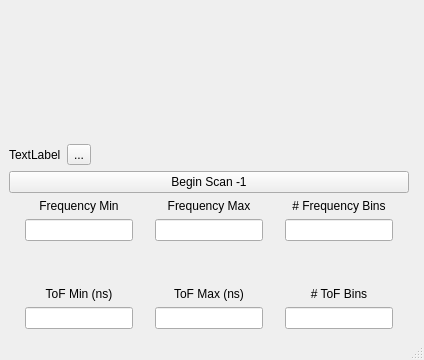
<?xml version="1.0" encoding="UTF-8"?>
<ui version="4.0">
 <class>MainWindow</class>
 <widget class="QMainWindow" name="MainWindow">
  <property name="geometry">
   <rect>
    <x>0</x>
    <y>0</y>
    <width>424</width>
    <height>360</height>
   </rect>
  </property>
  <property name="windowTitle">
   <string>MainWindow</string>
  </property>
  <widget class="QWidget" name="centralwidget">
   <property name="autoFillBackground">
    <bool>true</bool>
   </property>
   <layout class="QGridLayout" name="gridLayout_2">
    <item row="2" column="0">
     <layout class="QVBoxLayout" name="verticalLayout">
      <item>
       <layout class="QHBoxLayout" name="horizontalLayout_2">
        <item>
         <widget class="QLabel" name="label_2">
          <property name="text">
           <string>TextLabel</string>
          </property>
         </widget>
        </item>
        <item>
         <widget class="QToolButton" name="toolButton">
          <property name="text">
           <string>...</string>
          </property>
         </widget>
        </item>
        <item>
         <spacer name="horizontalSpacer">
          <property name="orientation">
           <enum>Qt::Horizontal</enum>
          </property>
          <property name="sizeHint" stdset="0">
           <size>
            <width>40</width>
            <height>20</height>
           </size>
          </property>
         </spacer>
        </item>
       </layout>
      </item>
      <item>
       <widget class="QPushButton" name="scanToggler">
        <property name="text">
         <string>Begin Scan -1</string>
        </property>
       </widget>
      </item>
      <item>
       <layout class="QGridLayout" name="gridLayout_3">
        <item row="3" column="0">
         <widget class="QLabel" name="tMinLabel">
          <property name="sizePolicy">
           <sizepolicy hsizetype="Minimum" vsizetype="Fixed">
            <horstretch>0</horstretch>
            <verstretch>0</verstretch>
           </sizepolicy>
          </property>
          <property name="text">
           <string>ToF Min (ns)</string>
          </property>
          <property name="alignment">
           <set>Qt::AlignBottom|Qt::AlignHCenter</set>
          </property>
         </widget>
        </item>
        <item row="4" column="0">
         <widget class="QLineEdit" name="tMinLineEdit">
          <property name="sizePolicy">
           <sizepolicy hsizetype="Fixed" vsizetype="Fixed">
            <horstretch>0</horstretch>
            <verstretch>0</verstretch>
           </sizepolicy>
          </property>
         </widget>
        </item>
        <item row="4" column="4">
         <widget class="QLineEdit" name="tBinsLineEdit">
          <property name="sizePolicy">
           <sizepolicy hsizetype="Fixed" vsizetype="Fixed">
            <horstretch>0</horstretch>
            <verstretch>0</verstretch>
           </sizepolicy>
          </property>
         </widget>
        </item>
        <item row="0" column="3">
         <widget class="QLabel" name="fMaxLabel">
          <property name="sizePolicy">
           <sizepolicy hsizetype="Minimum" vsizetype="Fixed">
            <horstretch>0</horstretch>
            <verstretch>0</verstretch>
           </sizepolicy>
          </property>
          <property name="text">
           <string>Frequency Max</string>
          </property>
          <property name="alignment">
           <set>Qt::AlignBottom|Qt::AlignHCenter</set>
          </property>
         </widget>
        </item>
        <item row="1" column="0">
         <widget class="QLineEdit" name="fMinLineEdit">
          <property name="sizePolicy">
           <sizepolicy hsizetype="Fixed" vsizetype="Minimum">
            <horstretch>0</horstretch>
            <verstretch>0</verstretch>
           </sizepolicy>
          </property>
         </widget>
        </item>
        <item row="1" column="3">
         <widget class="QLineEdit" name="fMaxLineEdit">
          <property name="sizePolicy">
           <sizepolicy hsizetype="Fixed" vsizetype="Minimum">
            <horstretch>0</horstretch>
            <verstretch>0</verstretch>
           </sizepolicy>
          </property>
         </widget>
        </item>
        <item row="0" column="0">
         <widget class="QLabel" name="fMinLabel">
          <property name="sizePolicy">
           <sizepolicy hsizetype="Minimum" vsizetype="Fixed">
            <horstretch>0</horstretch>
            <verstretch>0</verstretch>
           </sizepolicy>
          </property>
          <property name="text">
           <string>Frequency Min</string>
          </property>
          <property name="alignment">
           <set>Qt::AlignBottom|Qt::AlignHCenter</set>
          </property>
         </widget>
        </item>
        <item row="0" column="4">
         <widget class="QLabel" name="fBinsLabel">
          <property name="sizePolicy">
           <sizepolicy hsizetype="Minimum" vsizetype="Fixed">
            <horstretch>0</horstretch>
            <verstretch>0</verstretch>
           </sizepolicy>
          </property>
          <property name="text">
           <string># Frequency Bins</string>
          </property>
          <property name="alignment">
           <set>Qt::AlignBottom|Qt::AlignHCenter</set>
          </property>
         </widget>
        </item>
        <item row="1" column="4">
         <widget class="QLineEdit" name="fBinsLineEdit">
          <property name="sizePolicy">
           <sizepolicy hsizetype="Fixed" vsizetype="Fixed">
            <horstretch>0</horstretch>
            <verstretch>0</verstretch>
           </sizepolicy>
          </property>
         </widget>
        </item>
        <item row="3" column="4">
         <widget class="QLabel" name="tBinsLabel">
          <property name="sizePolicy">
           <sizepolicy hsizetype="Minimum" vsizetype="Fixed">
            <horstretch>0</horstretch>
            <verstretch>0</verstretch>
           </sizepolicy>
          </property>
          <property name="text">
           <string># ToF Bins</string>
          </property>
          <property name="alignment">
           <set>Qt::AlignBottom|Qt::AlignHCenter</set>
          </property>
         </widget>
        </item>
        <item row="3" column="3">
         <widget class="QLabel" name="tMaxLabel">
          <property name="sizePolicy">
           <sizepolicy hsizetype="Minimum" vsizetype="Fixed">
            <horstretch>0</horstretch>
            <verstretch>0</verstretch>
           </sizepolicy>
          </property>
          <property name="text">
           <string>ToF Max (ns)</string>
          </property>
          <property name="alignment">
           <set>Qt::AlignBottom|Qt::AlignHCenter</set>
          </property>
         </widget>
        </item>
        <item row="4" column="3">
         <widget class="QLineEdit" name="tMaxLineEdit">
          <property name="sizePolicy">
           <sizepolicy hsizetype="Fixed" vsizetype="Fixed">
            <horstretch>0</horstretch>
            <verstretch>0</verstretch>
           </sizepolicy>
          </property>
         </widget>
        </item>
        <item row="2" column="0">
         <spacer name="verticalSpacer">
          <property name="orientation">
           <enum>Qt::Vertical</enum>
          </property>
          <property name="sizeType">
           <enum>QSizePolicy::Fixed</enum>
          </property>
          <property name="sizeHint" stdset="0">
           <size>
            <width>20</width>
            <height>40</height>
           </size>
          </property>
         </spacer>
        </item>
        <item row="2" column="3">
         <spacer name="verticalSpacer_2">
          <property name="orientation">
           <enum>Qt::Vertical</enum>
          </property>
          <property name="sizeType">
           <enum>QSizePolicy::Fixed</enum>
          </property>
          <property name="sizeHint" stdset="0">
           <size>
            <width>20</width>
            <height>40</height>
           </size>
          </property>
         </spacer>
        </item>
        <item row="2" column="4">
         <spacer name="verticalSpacer_3">
          <property name="orientation">
           <enum>Qt::Vertical</enum>
          </property>
          <property name="sizeType">
           <enum>QSizePolicy::Fixed</enum>
          </property>
          <property name="sizeHint" stdset="0">
           <size>
            <width>20</width>
            <height>40</height>
           </size>
          </property>
         </spacer>
        </item>
       </layout>
      </item>
     </layout>
    </item>
    <item row="1" column="1">
     <layout class="QGridLayout" name="gridLayout">
      <item row="0" column="0">
       <widget class="PlotWidget" name="imagePlotWidget" native="true">
        <property name="autoFillBackground">
         <bool>true</bool>
        </property>
       </widget>
      </item>
     </layout>
    </item>
    <item row="2" column="1">
     <widget class="PlotWidget" name="tofPlotWidget" native="true">
      <property name="autoFillBackground">
       <bool>true</bool>
      </property>
     </widget>
    </item>
    <item row="1" column="0">
     <widget class="PlotWidget" name="freqPlotWidget" native="true">
      <property name="autoFillBackground">
       <bool>true</bool>
      </property>
     </widget>
    </item>
    <item row="0" column="0" colspan="2">
     <widget class="PlotWidget" name="timeStreamPlotWidget" native="true">
      <property name="autoFillBackground">
       <bool>true</bool>
      </property>
     </widget>
    </item>
   </layout>
  </widget>
  <widget class="QMenuBar" name="menubar">
   <property name="geometry">
    <rect>
     <x>0</x>
     <y>0</y>
     <width>424</width>
     <height>18</height>
    </rect>
   </property>
  </widget>
  <widget class="QStatusBar" name="statusbar"/>
 </widget>
 <customwidgets>
  <customwidget>
   <class>PlotWidget</class>
   <extends>QWidget</extends>
   <header location="global">pyqtgraph</header>
   <container>1</container>
  </customwidget>
 </customwidgets>
 <resources/>
 <connections/>
</ui>
